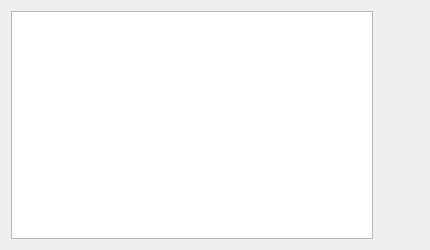
<?xml version="1.0" encoding="UTF-8"?>
<ui version="4.0">
 <class>MainWidget</class>
 <widget class="QWidget" name="MainWidget">
  <property name="geometry">
   <rect>
    <x>0</x>
    <y>0</y>
    <width>430</width>
    <height>250</height>
   </rect>
  </property>
  <layout class="QHBoxLayout" name="horizontalLayout">
   <item>
    <widget class="QListWidget" name="mainList"/>
   </item>
   <item>
    <layout class="QVBoxLayout" name="verticalLayout">
     <item>
      <widget class="QPushButton" name="buttonAdd">
       <property name="maximumSize">
        <size>
         <width>62</width>
         <height>40</height>
        </size>
       </property>
       <property name="toolTip">
        <string>Add</string>
       </property>
       <property name="icon">
        <iconset>
         <normalon>:/button/add</normalon>
        </iconset>
       </property>
       <property name="iconSize">
        <size>
         <width>62</width>
         <height>40</height>
        </size>
       </property>
       <property name="flat">
        <bool>true</bool>
       </property>
      </widget>
     </item>
     <item>
      <widget class="QPushButton" name="buttonActivate">
       <property name="maximumSize">
        <size>
         <width>62</width>
         <height>40</height>
        </size>
       </property>
       <property name="toolTip">
        <string>Activate</string>
       </property>
       <property name="icon">
        <iconset>
         <normalon>:/button/activate</normalon>
        </iconset>
       </property>
       <property name="iconSize">
        <size>
         <width>62</width>
         <height>40</height>
        </size>
       </property>
       <property name="flat">
        <bool>true</bool>
       </property>
      </widget>
     </item>
     <item>
      <widget class="QPushButton" name="buttonDeactivate">
       <property name="maximumSize">
        <size>
         <width>62</width>
         <height>40</height>
        </size>
       </property>
       <property name="toolTip">
        <string>Deactivate</string>
       </property>
       <property name="icon">
        <iconset>
         <normalon>:/button/deactivate</normalon>
        </iconset>
       </property>
       <property name="iconSize">
        <size>
         <width>62</width>
         <height>40</height>
        </size>
       </property>
       <property name="flat">
        <bool>true</bool>
       </property>
      </widget>
     </item>
     <item>
      <widget class="QPushButton" name="buttonDelete">
       <property name="maximumSize">
        <size>
         <width>62</width>
         <height>40</height>
        </size>
       </property>
       <property name="toolTip">
        <string>Delete</string>
       </property>
       <property name="icon">
        <iconset>
         <normalon>:/button/delete</normalon>
        </iconset>
       </property>
       <property name="iconSize">
        <size>
         <width>62</width>
         <height>40</height>
        </size>
       </property>
       <property name="flat">
        <bool>true</bool>
       </property>
      </widget>
     </item>
     <item>
      <spacer name="verticalSpacer">
       <property name="orientation">
        <enum>Qt::Vertical</enum>
       </property>
       <property name="sizeHint" stdset="0">
        <size>
         <width>20</width>
         <height>40</height>
        </size>
       </property>
      </spacer>
     </item>
    </layout>
   </item>
  </layout>
 </widget>
 <resources/>
 <connections/>
</ui>
